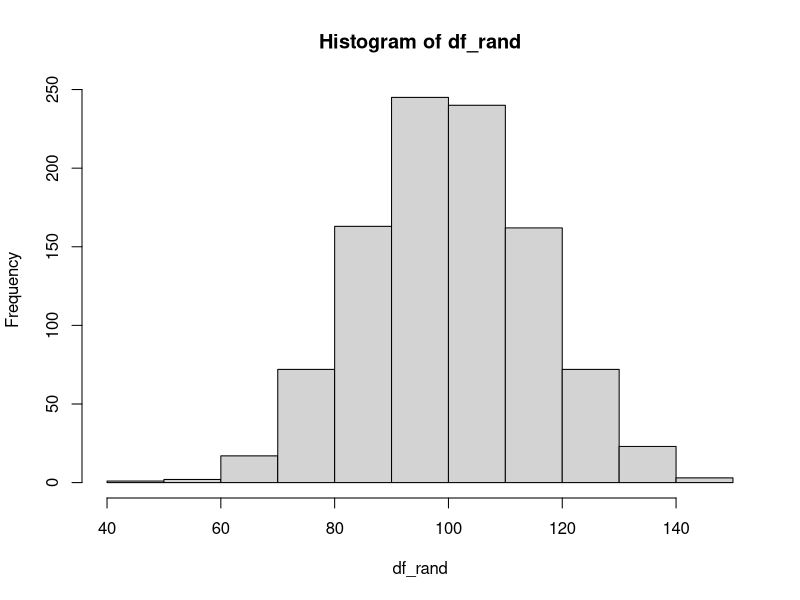
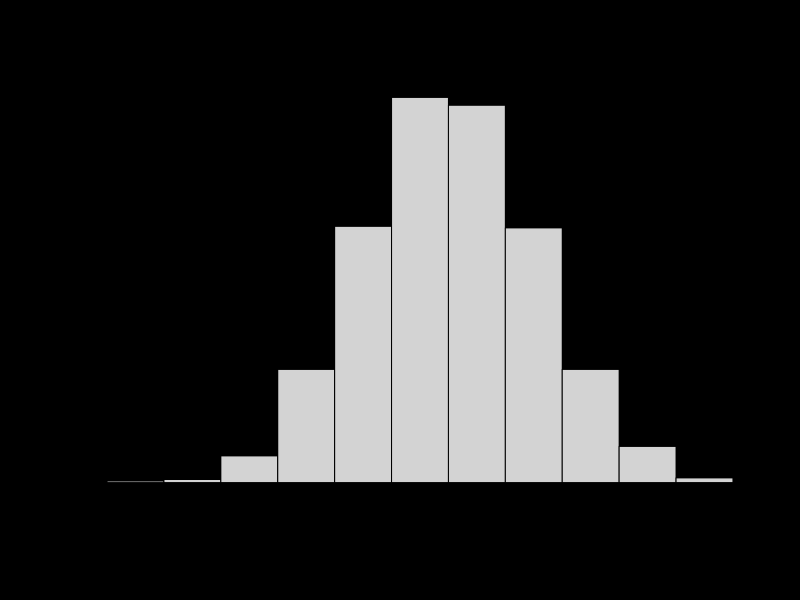
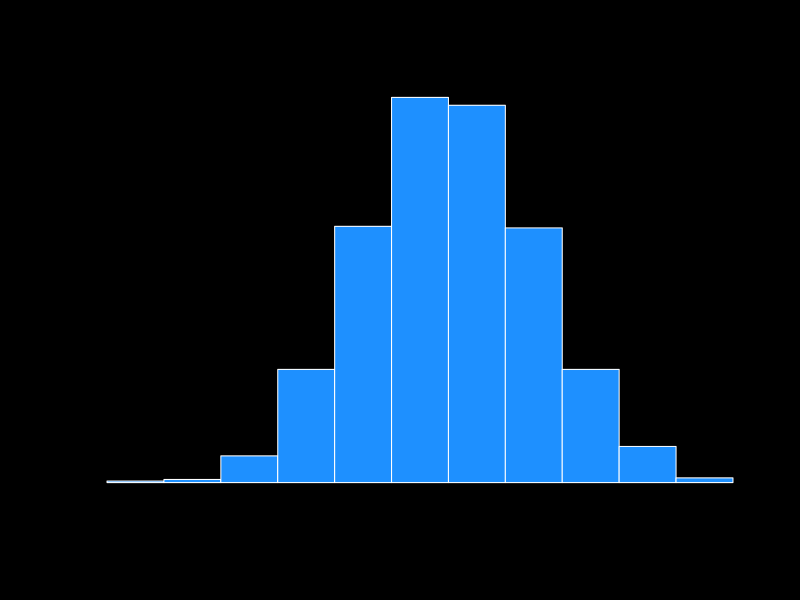

Write R code to recreate these figures, in order.
## ---- chunk 1
# Set seed
set.seed(0188)

# Create dataframe of 1000 random values
df_rand <- rnorm(1000, 100, 15)

# Create a histogram
base_hist <- hist(df_rand)
## ---- chunk 2
par(col = "black",
    bg = "black")

hist(df_rand)
## ---- chunk 3
# Set.seed
set.seed(0182)

# Generate random variables
dat <- data.frame(var_one = rnorm(1000, 100, 15),
                  var_two = rnorm(1000, 100, 15)) 
## ---- chunk 4
#quartzFonts(carlito = c(“Carlito”, “Carlito, Bold”, “Carlito, Regular Italitc”, 
#“Carlito, Bold Italic”))

par(family = "Helvetica",
    font.main = 1)

hist(df_rand,
     main = "Coloured histogram of 1000 random values",
     col = "dodgerblue1",
     border = "white",
     xlab = NULL,
     ylab = NULL)

